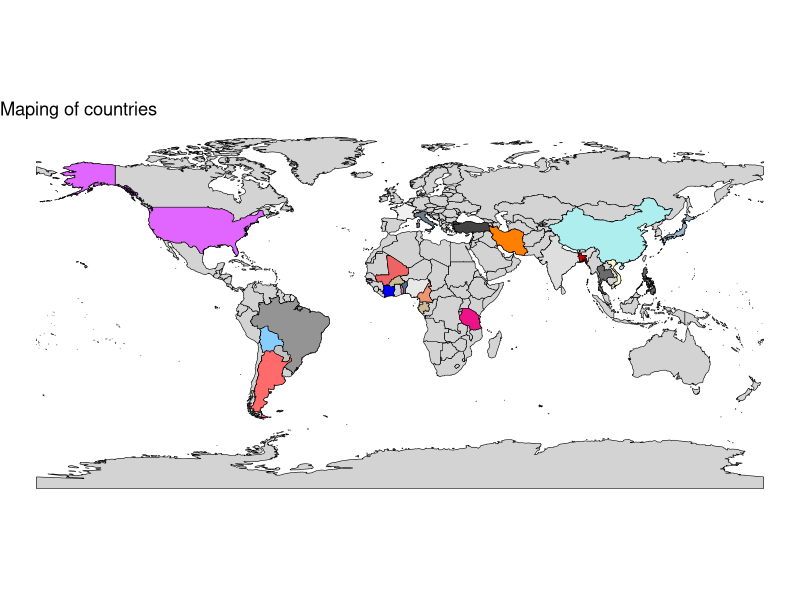

Write R code to recreate this figure.
# Installer et charger les packages nécessaires
install.packages("ggplot2")
install.packages("sf")  # Pour manipuler les données géographiques
install.packages("rnaturalearth")  # Pour obtenir les données géographiques mondiales

library(ggplot2)
library(sf)
library(rnaturalearth)
library(rnaturalearthdata)

# Télécharger les données géographiques des pays
world <- ne_countries(scale = "medium", returnclass = "sf")

# Lister les pays
pays_liste <- world$name

# Afficher la liste des pays
print(pays_liste)

# Filtrer les pays d'intérêt
countries_of_interest <- c("Côte d'Ivoire", "Tanzania", "Cameroon", "Mali", "Iran", "Japan", 
                           "United States of America", "India", "Bangladesh", "China", "Bolivia", 
                           "Brazil", "Paraguay", "Nigeria", "Togo", "Gabon", "Nepal", "Vietnam", 
                           "Benin", "Argentina", "France", "Burkina Faso", "Philippines", "Thailand", 
                           "Turkey", "Italy")

# Filtrer le monde pour les pays sélectionnés
world_filtered <- world[world$name %in% countries_of_interest, ]

# Générer une couleur aléatoire pour chaque pays d'intérêt
set.seed(123)  # Fixer la graine pour la reproductibilité
world_filtered$color <- sample(colors(), nrow(world_filtered), replace = TRUE)

# Ajouter une couleur neutre (par exemple gris clair) aux autres pays
world$color <- ifelse(world$name %in% countries_of_interest, 
                      world_filtered$color,  # couleur aléatoire pour les pays d'intérêt
                      "lightgrey")           # couleur neutre pour les autres pays

# Créer la carte avec un arrière-plan vide
ggplot(data = world) +
  geom_sf(aes(fill = color), color = "black") +  # Ajouter la couche de base avec tous les pays
  geom_sf(data = world_filtered, aes(fill = color), color = "black", size = 0.5) +  # Mettre en surbrillance les pays sélectionnés
  scale_fill_identity() +  # Utiliser les couleurs comme elles sont
  theme_void() +  # Appliquer un thème sans fond ni axes (arrière-plan vide)
  labs(title = "Maping of countries") +
  theme(legend.title = element_text(size = 10),
        legend.text = element_text(size = 8),
        legend.position = "right")  # Positionner la légende à droite
